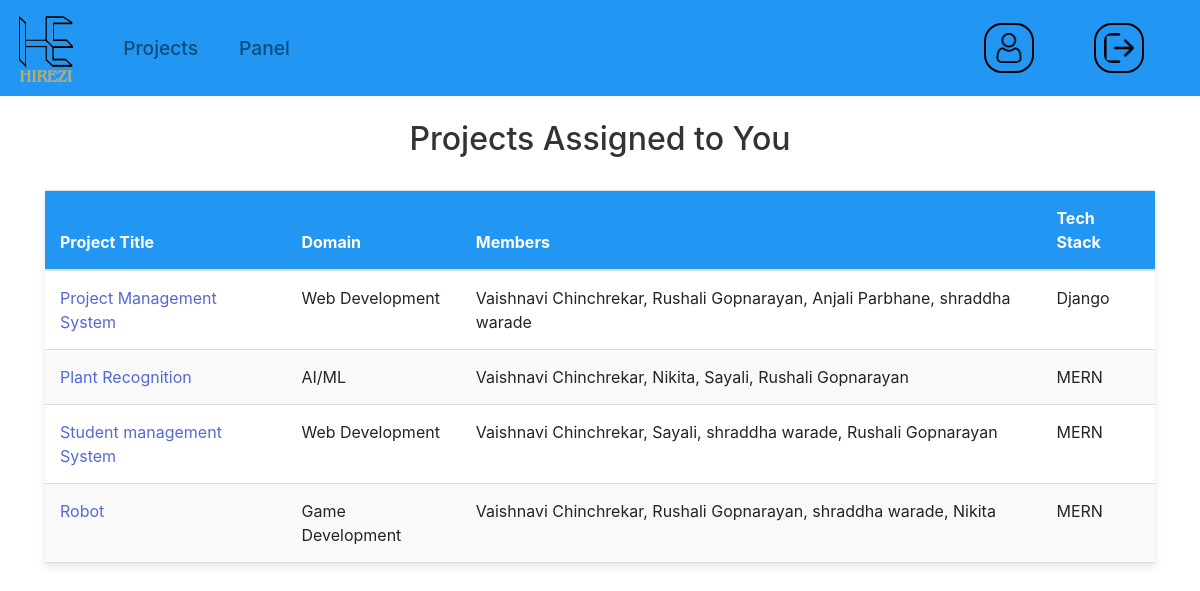
Screenshot of /mentor_projects/ (signed in) with the database file from the repository.
### college/models.py (models this page shows, shortened)
class Project(models.Model):
    project_title = models.CharField(max_length=200)
    project_domain = models.ForeignKey(Domain, on_delete=models.DO_NOTHING)
    College=models.ForeignKey(College,on_delete=models.DO_NOTHING,default=1)
    tech_stack=models.ForeignKey(TechStack, on_delete=models.DO_NOTHING)
    member_details_1 = models.ForeignKey(Student,related_name='member_1', on_delete=models.CASCADE,null=True, blank=True)
    member_details_2 = models.ForeignKey(Student,related_name='member_2' ,on_delete=models.CASCADE,null=True, blank=True)
    member_details_3 = models.ForeignKey(Student,related_name='member_3', on_delete=models.CASCADE,null=True, blank=True)
    member_details_4 = models.ForeignKey(Student,related_name='member_4', on_delete=models.CASCADE,null=True, blank=True)
    current_yr=models.IntegerField(null=True, blank=True)
    mentor_id=models.ForeignKey(Mentor,on_delete=models.CASCADE,null=True, blank=True)
    timeline_id=models.ForeignKey(Timeline,on_delete=models.CASCADE,null=True, blank=True)
    panel_id = models.ForeignKey(Panel, on_delete=models.SET_NULL, blank=True, null=True)
    abstract=models.CharField(max_length=500,blank=True, null=True)
    support_doc = models.FileField(upload_to='documents/', blank=True, null=True)
    image_1 = models.ImageField(upload_to='images/', blank=True, null=True)
    image_2 = models.ImageField(upload_to='images/', blank=True, null=True)
    communications_presentation_score=models.IntegerField(null=True, blank=True)
    innovation_score=models.IntegerField(null=True, blank=True)
    coding_standards_score=models.IntegerField(null=True, blank=True)
    societal_score=models.IntegerField(null=True, blank=True)
    national_representation_score=models.IntegerField(null=True, blank=True)
    sponsored=models.BooleanField(default=False)
    published=models.BooleanField(default=False)
    copyrighted=models.BooleanField(default=False)

class Domain(models.Model):
    domain_name = models.CharField(max_length=100)
    def __str__(self):
        return self.domain_name

class Student(models.Model):
    user = models.ForeignKey(CustomUser, on_delete=models.CASCADE)
    college_name = models.ForeignKey(College, on_delete=models.CASCADE,default=1)
    department = models.ForeignKey(Department, on_delete=models.CASCADE)
    admission_year = models.IntegerField(choices=year_choices,default=current_year)
    university_no=models.IntegerField()
    name=models.CharField(max_length=100)
    def __str__(self):
        return self.name

class TechStack(models.Model):
    name=models.CharField(max_length=100)
    logo_image = models.ImageField(upload_to='images/')
    def __str__(self):
        return self.name

### college/views.py (the view)
# urls.py: path('mentor_projects/', views.mentor_projects, name='mentor_projects'),
def mentor_projects(request):
    username = request.user
    mentor_id = Mentor.objects.get(user=username)
    projects = Project.objects.filter(mentor_id=mentor_id)
    return render(request, 'mentors/mentor_project.html', {'projects': projects})

### templates/mentors/mentor_project.html (shortened to what this page needs)
{% extends 'mentors/mentor_base.html' %}
{% block body %}
<br>
<div class="container">
  <center>
    <h1>Projects Assigned to You</h1><br>
  </center>
  <table class="table">
    <thead>
      <tr>
        <th>Project Title</th>
        <th>Domain</th>
        <th>Members</th>
        <th>Tech Stack</th>
      </tr>
    </thead>
    <tbody>
      {% for project in projects %}
      <tr>
        <td><a href="{% url 'project_tasks_mentor' project.id %}">{{ project.project_title }}</a></td>
        <td>{{ project.project_domain }}</td>
        <td>{{ project.member_details_1 }}, {{ project.member_details_2 }}, {{ project.member_details_3 }}, {{ project.member_details_4 }}</td>
        <td>{{ project.tech_stack }}</td>
      </tr>
      {% empty %}
      <tr>
        <td colspan="4">No projects found.</td>
      </tr>
      {% endfor %}
    </tbody>
  </table>
</div>
{% endblock %}

### rows the page displays
Project: project_title "Project Management System", project_domain "Web Development", member_details_1 "Vaishnavi Chinchrekar", member_details_2 "Rushali Gopnarayan", member_details_3 "Anjali Parbhane", member_details_4 "shraddha warade", tech_stack "Django"
Project: project_title "Plant Recognition", project_domain "AI/ML", member_details_1 "Vaishnavi Chinchrekar", member_details_2 "Nikita", member_details_3 "Sayali", member_details_4 "Rushali Gopnarayan", tech_stack "MERN"
Project: project_title "Student management System", project_domain "Web Development", member_details_1 "Vaishnavi Chinchrekar", member_details_2 "Sayali", member_details_3 "shraddha warade", member_details_4 "Rushali Gopnarayan", tech_stack "MERN"
Project: project_title "Robot", project_domain "Game Development", member_details_1 "Vaishnavi Chinchrekar", member_details_2 "Rushali Gopnarayan", member_details_3 "shraddha warade", member_details_4 "Nikita", tech_stack "MERN"
